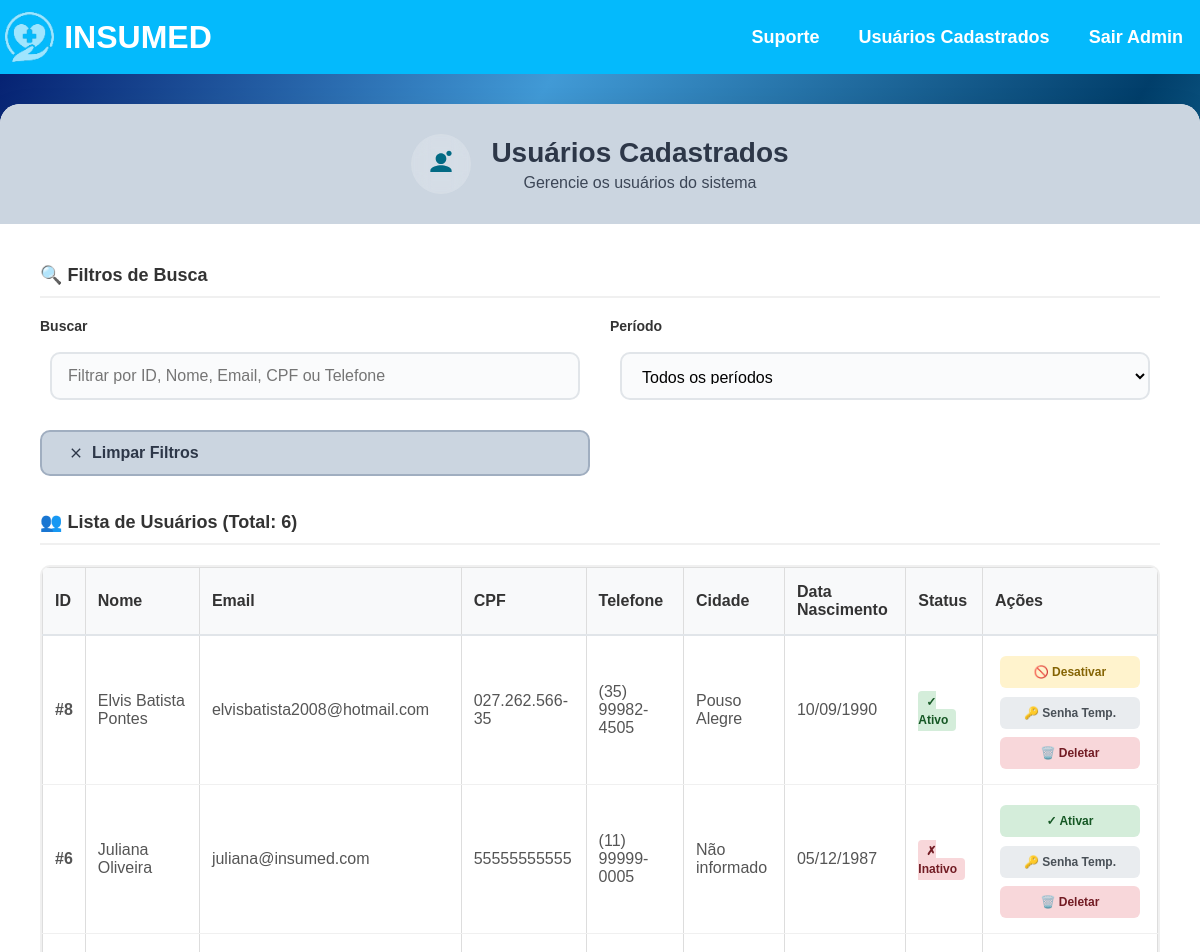
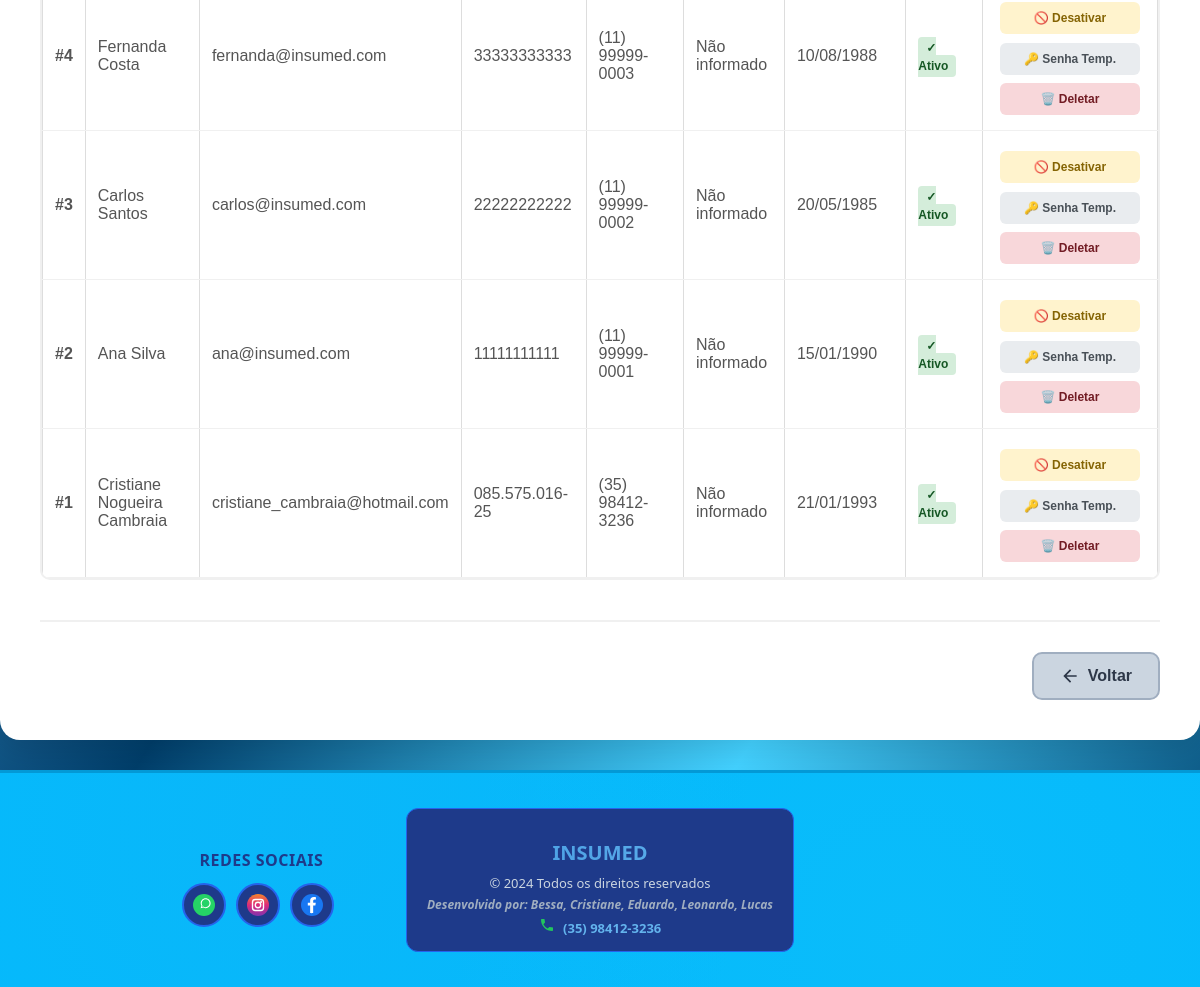
Screenshot of /usuarios-cadastrados/ (signed in) with the database file from the repository (2 pictures, top to bottom).
### app/models.py (models this page shows, shortened)
class Usuario(models.Model):
    UF_CHOICES = [
        ('AC', 'Acre'), ('AL', 'Alagoas'), ('AP', 'Amapá'), ('AM', 'Amazonas'),
        ('BA', 'Bahia'), ('CE', 'Ceará'), ('DF', 'Distrito Federal'), ('ES', 'Espírito Santo'),
        ('GO', 'Goiás'), ('MA', 'Maranhão'), ('MT', 'Mato Grosso'), ('MS', 'Mato Grosso do Sul'),
        ('MG', 'Minas Gerais'), ('PA', 'Pará'), ('PB', 'Paraíba'), ('PR', 'Paraná'),
        ('PE', 'Pernambuco'), ('PI', 'Piauí'), ('RJ', 'Rio de Janeiro'), ('RN', 'Rio Grande do Norte'),
        ('RS', 'Rio Grande do Sul'), ('RO', 'Rondônia'), ('RR', 'Roraima'), ('SC', 'Santa Catarina'),
        ('SP', 'São Paulo'), ('SE', 'Sergipe'), ('TO', 'Tocantins')
    ]
    nome = models.CharField(max_length=200, unique=True)
    email = models.EmailField(max_length=200, unique=True)
    cpf = models.CharField(max_length=20, unique=True)
    endereco = models.CharField(max_length=200)
    cidade = models.CharField(max_length=200)
    uf = models.CharField(max_length=2, choices=UF_CHOICES)
    telefone = models.CharField(max_length=20)
    data_nascimento = models.DateField()
    senha = models.CharField(max_length=128)
    ativo = models.BooleanField(default=True)
    tentativas_login = models.IntegerField(default=0)
    bloqueado = models.BooleanField(default=False)
    data_bloqueio = models.DateTimeField(null=True, blank=True)

### app/views.py (the view)
# urls.py: path('usuarios-cadastrados/', views.usuarios_cadastrados, name='usuarios_cadastrados'),
def usuarios_cadastrados(request):
    if 'admin_logado' not in request.session:
        messages.error(request, 'Acesso negado. Apenas administradores podem acessar esta página.')
        return redirect('home')
    usuarios = Usuario.objects.all().order_by('-id')
    return render(request, 'usuarios_cadastrados.html', {
        'usuarios': usuarios
    })

### app/context_processors.py (called while the page is built)
def usuario_logado(request):
    try:
        context = {
            'usuario_logado': 'usuario_logado' in request.session,
            'admin_logado': 'admin_logado' in request.session,
            'notificacoes_count': 0
        }
        return context
    except Exception:
        return {
            'usuario_logado': False,
            'admin_logado': False,
            'notificacoes_count': 0
        }

### app/templates/usuarios_cadastrados.html (shortened to what this page needs)
{% extends 'base.html' %}
{% block content %}
<div class="cliente-container">
    <div class="header-section">
        <div class="icon-title">
            <div class="icon-circle">
                <svg width="32" height="32" viewBox="0 0 24 24" fill="none">
                    <path d="M16 4c0-1.11.89-2 2-2s2 .89 2 2-.89 2-2 2-2-.89-2-2zM4 18v-1c0-2.66 5.33-4 8-4s8 1.34 8 4v1H4zM12 12c2.21 0 4-1.79 4-4s-1.79-4-4-4-4 1.79-4 4 1.79 4 4 4z" fill="#026a84"/>
                </svg>
            </div>
            <div>
                <h1>Usuários Cadastrados</h1>
                <p>Gerencie os usuários do sistema</p>
            </div>
        </div>
    </div>
    <div class="modern-form">
        <div class="form-section">
            <div class="section-header">
                <h3>🔍 Filtros de Busca</h3>
            </div>
            <div class="form-row">
                <div class="form-group">
                    <label for="filtroUsuarios">Buscar</label>
                    <input type="text" id="filtroUsuarios" placeholder="Filtrar por ID, Nome, Email, CPF ou Telefone" value="{{ filtro|default:'' }}">
                </div>
                <div class="form-group">
                    <label for="periodoSelect">Período</label>
                    <select id="periodoSelect" onchange="filtrarPorPeriodo()">
                        <option value="">Todos os períodos</option>
                    </select>
                </div>
            </div>
            <div class="form-row">
                <div class="form-group">
                    <button onclick="limparFiltros()" class="btn-secondary">
                        <svg width="16" height="16" viewBox="0 0 24 24" fill="none">
                            <path d="M19 6.41L17.59 5 12 10.59 6.41 5 5 6.41 10.59 12 5 17.59 6.41 19 12 13.41 17.59 19 19 17.59 13.41 12z" fill="#2d3748"/>
                        </svg>
                        Limpar Filtros
                    </button>
                </div>
                <div class="form-group">
                </div>
            </div>
        </div>
        <div class="form-section">
            <div class="section-header">
                <h3>👥 Lista de Usuários (Total: {{ usuarios.count }})</h3>
            </div>
            {% if usuarios %}
                <div class="tabela-container">
                    <table class="tabela-lista">
                        <thead>
                            <tr>
                                <th>ID</th>
                                <th>Nome</th>
                                <th>Email</th>
                                <th>CPF</th>
                                <th>Telefone</th>
                                <th>Cidade</th>
                                <th>Data Nascimento</th>
                                <th>Status</th>
                                <th>Ações</th>
                            </tr>
                        </thead>
                        <tbody id="usuariosTable">
                            {% for usuario in usuarios %}
                            <tr>
                                <td><strong>#{{ usuario.id }}</strong></td>
                                <td>{{ usuario.nome }}</td>
                                <td>{{ usuario.email }}</td>
                                <td>{{ usuario.cpf }}</td>
                                <td>{{ usuario.telefone|default:"Não informado" }}</td>
                                <td>{{ usuario.cidade|default:"Não informado" }}</td>
                                <td>{{ usuario.data_nascimento|date:"d/m/Y"|default:"Não informado" }}</td>
                                <td>
                                    {% if usuario.ativo %}
                                        <span class="status-ativo">✓ Ativo</span>
                                    {% else %}
                                        <span class="status-inativo">✗ Inativo</span>
                                    {% endif %}
                                </td>
                                <td>
                                    <div style="display: flex; flex-direction: column; gap: 8px; align-items: center;">
                                        <button onclick="alternarStatus({{ usuario.id }}, {% if usuario.ativo %}false{% else %}true{% endif %}, '{{ usuario.nome|escapejs }}')" class="btn-status {% if usuario.ativo %}btn-desativar{% else %}btn-ativar{% endif %}">
                                            {% if usuario.ativo %}
                                                🚫 Desativar
                                            {% else %}
                                                ✓ Ativar
                                            {% endif %}
                                        </button>
                                        <button onclick="abrirModalSenhaTemp({{ usuario.id }}, '{{ usuario.nome|escapejs }}')" class="btn-action" style="margin-top: -4px;">
                                            🔑 Senha Temp.
                                        </button>
                                        <button onclick="confirmarDelecao({{ usuario.id }}, '{{ usuario.nome|escapejs }}')" class="btn-delete">
                                            🗑️ Deletar
                                        </button>
                                    </div>
                                </td>
                            </tr>
                            {% endfor %}
                        </tbody>
                    </table>
                </div>
            {% endif %}
        </div>
        <div class="form-actions">
            <a href="{% url 'lista_suporte' %}" class="btn-secondary">
                <svg width="20" height="20" viewBox="0 0 24 24" fill="none">
                    <path d="M20 11H7.83l5.59-5.59L12 4l-8 8 8 8 1.41-1.41L7.83 13H20v-2z" fill="#2d3748"/>
                </svg>
                Voltar
            </a>
        </div>
    </div>
</div>
{% endblock %}

### static/css/style.css (style rules this page uses)
body { margin: 0; font-family: Arial, sans-serif; background-image: linear-gradient(to left top, #013e6a ,#43d1ff , #013e6a ,#419ad6, #01186a); background-repeat: no-repeat; background-size: cover; background-attachment: fixed; display: flex; flex-direction: column; min-height: 100vh; }
.tabela-lista { width: 100%; border-collapse: collapse; margin: 20px 0; }
.tabela-lista th { padding: 10px; border: 1px solid #ddd; text-align: left; word-wrap: break-word; background: #f8f9fa; font-weight: bold; }
.tabela-lista td { padding: 10px; border: 1px solid #ddd; text-align: left; word-wrap: break-word; color: #04bafc; }
.tabela-lista th { background: #f8f9fa; font-weight: bold; }
tr th { text-align: center; align-items: center; }
.form-group { display: flex; flex-direction: column; }
.form-group label { margin-bottom: 6px; font-weight: 600; color: #02778b; }
.form-group input, .form-group select { height: 40px; padding: 6px 12px; border-radius: 15px; border: none; font-size: 16px; outline: none; box-sizing: border-box; }
.form-group input, .form-group select { margin: 10px; height: 40px; padding: 6px 12px; border-radius: 15px; border: none; font-size: 16px; outline: none; box-sizing: border-box; }
.btn-status { margin: 5px; padding: 10px 15px; color: #FFFFFF; font-size: 14px; font-family: Arial, sans-serif; background-color: #6c757d; border-radius: 8px; border: none; cursor: pointer; text-align: center; text-decoration: none; display: inline-flex; align-items: center; justify-content: center; gap: 10px; min-width: 140px; box-sizing: border-box; transition: all 0.3s ease; }

### rows the page displays
Usuario: id "8", nome "Elvis Batista Pontes", email "elvisbatista2008@hotmail.com", cpf "027.262.566-35", telefone "(35) 99982-4505", cidade "Pouso Alegre", data_nascimento "10/09/1990", ativo "✓ Ativo"
Usuario: id "6", nome "Juliana Oliveira", email "juliana@insumed.com", cpf "55555555555", telefone "(11) 99999-0005", cidade "Não informado", data_nascimento "05/12/1987", ativo "✗ Inativo"
Usuario: id "4", nome "Fernanda Costa", email "fernanda@insumed.com", cpf "33333333333", telefone "(11) 99999-0003", cidade "Não informado", data_nascimento "10/08/1988", ativo "✓ Ativo"
Usuario: id "3", nome "Carlos Santos", email "carlos@insumed.com", cpf "22222222222", telefone "(11) 99999-0002", cidade "Não informado", data_nascimento "20/05/1985", ativo "✓ Ativo"
Usuario: id "2", nome "Ana Silva", email "ana@insumed.com", cpf "11111111111", telefone "(11) 99999-0001", cidade "Não informado", data_nascimento "15/01/1990", ativo "✓ Ativo"
Usuario: id "1", nome "Cristiane Nogueira Cambraia", email "cristiane_cambraia@hotmail.com", cpf "085.575.016-25", telefone "(35) 98412-3236", cidade "Não informado", data_nascimento "21/01/1993", ativo "✓ Ativo"

### other values shown
{{ usuarios.count }} "6"
